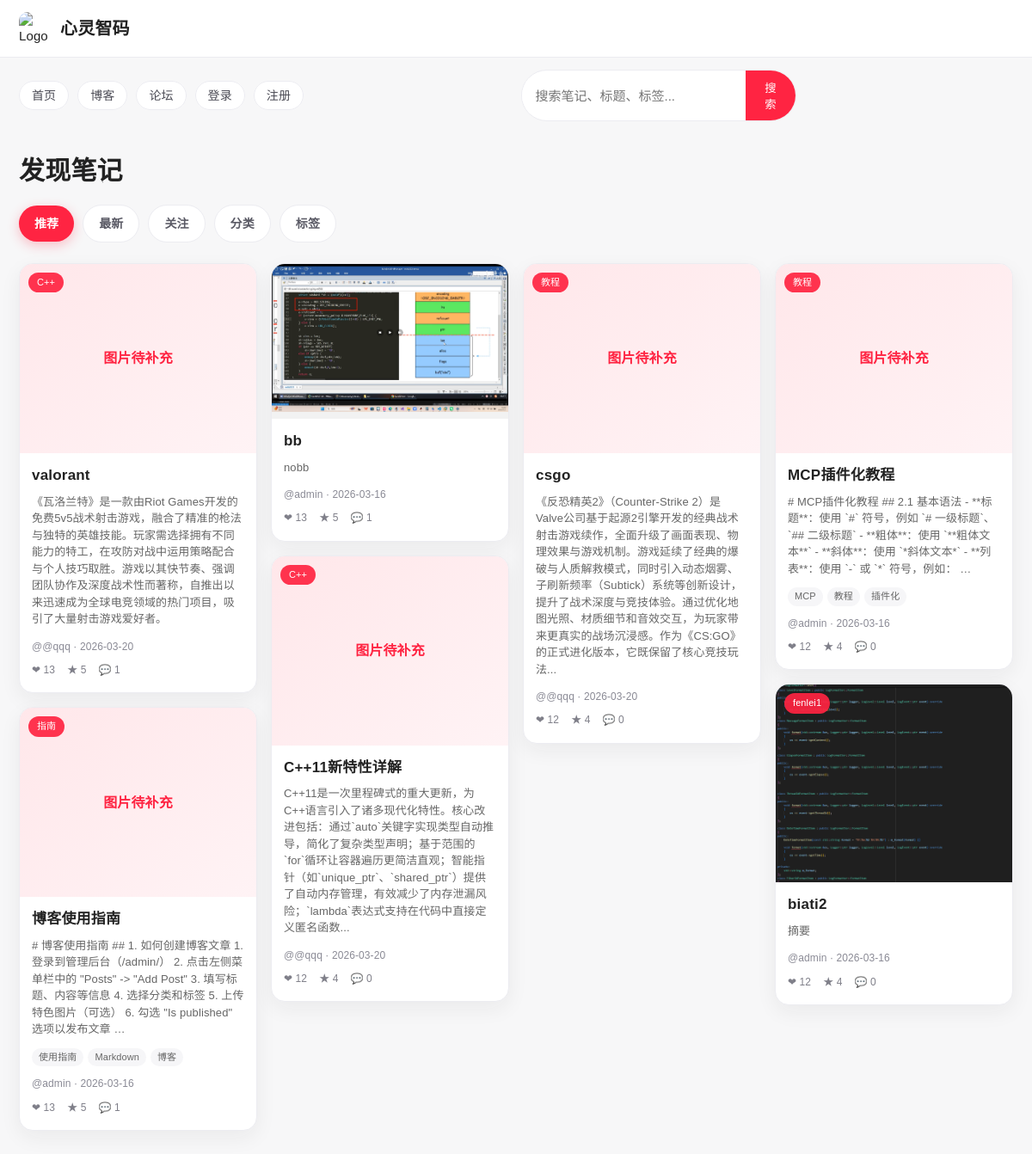
Screenshot of /blog/ with the database file from the repository.
### blog/models.py (models this page shows, shortened)
class Post(models.Model):
    title = models.CharField(max_length=200)
    slug = models.SlugField(max_length=200, unique=True)
    content = models.TextField()
    excerpt = models.TextField(blank=True)
    author = models.ForeignKey(User, on_delete=models.CASCADE, related_name='posts')
    category = models.ForeignKey(Category, on_delete=models.SET_NULL, null=True, related_name='posts')
    tags = models.ManyToManyField(Tag, related_name='posts')
    featured_image = models.ImageField(upload_to='blog_images/', blank=True, null=True)
    is_published = models.BooleanField(default=False)
    publish_date = models.DateTimeField(default=timezone.now)
    created_at = models.DateTimeField(auto_now_add=True)
    updated_at = models.DateTimeField(auto_now=True)

class Category(models.Model):
    name = models.CharField(max_length=100, unique=True)
    slug = models.SlugField(max_length=100, unique=True)
    description = models.TextField(blank=True)
    created_at = models.DateTimeField(auto_now_add=True)

class Tag(models.Model):
    name = models.CharField(max_length=50, unique=True)
    slug = models.SlugField(max_length=50, unique=True)
    created_at = models.DateTimeField(auto_now_add=True)

### accounts/models.py (models this page shows, shortened)
class CustomUser(AbstractUser):
    bio = models.TextField(blank=True, null=True)
    avatar = models.ImageField(upload_to='avatars/', blank=True, null=True)
    phone_number = models.CharField(max_length=20, blank=True, null=True)
    date_of_birth = models.DateField(blank=True, null=True)
    is_verified = models.BooleanField(default=False)
    verification_code = models.CharField(max_length=6, blank=True, null=True)
    created_at = models.DateTimeField(default=timezone.now)
    updated_at = models.DateTimeField(auto_now=True)

### blog/views.py (the view, shortened to what this page needs)
# urls.py: path('', PostListView.as_view(), name='post_list'),
class PostListView(ListView):
    model = Post
    template_name = 'blog/post_list.html'
    context_object_name = 'posts'
    paginate_by = 10
    def get_queryset(self):
        feed = self.request.GET.get('feed', 'recommend')
        queryset = Post.objects.filter(is_published=True).annotate(
            comment_count=Count(
                'comments',
                filter=Q(comments__is_approved=True, comments__parent__isnull=True),
                distinct=True
            )
        )
        if feed == 'latest':
            return queryset.order_by('-publish_date')
        return queryset.order_by('-comment_count', '-publish_date')
    def get_context_data(self, **kwargs):
        context = super().get_context_data(**kwargs)
        context['active_feed'] = self.request.GET.get('feed', 'recommend')
        return context

### blog/templates/blog/post_list.html (shortened to what this page needs)
{% extends 'base.html' %}
{% block content %}
    <div style="display: flex; justify-content: space-between; align-items: center; margin-bottom: 18px; flex-wrap: wrap; gap: 10px;">
        <h1 style="font-size: 30px;">发现笔记</h1>
    </div>
    <div style="margin-bottom: 24px; display: flex; gap: 10px; flex-wrap: wrap; align-items: center;">
        <a href="{% url 'post_list' %}?feed=recommend" class="btn {% if active_feed != 'recommend' %}btn-secondary{% endif %}">推荐</a>
        <a href="{% url 'post_list' %}?feed=latest" class="btn {% if active_feed != 'latest' %}btn-secondary{% endif %}">最新</a>
        <a href="{% url 'post_list' %}?feed=following" class="btn {% if active_feed != 'following' %}btn-secondary{% endif %}">关注</a>
        <a href="{% url 'category_list' %}" class="btn btn-secondary">分类</a>
        <a href="{% url 'tag_list' %}" class="btn btn-secondary">标签</a>
    </div>
    {% if posts %}
        <div style="column-count: 4; column-gap: 16px;">
            {% for post in posts %}
                <div class="card" style="break-inside: avoid; margin-bottom: 16px; border-radius: 16px; overflow: hidden; padding: 0;">
                    <div style="position: relative; min-height: 180px; overflow: hidden; background: #f2f2f2;">
                        {% if post.featured_image %}
                            <img src="{{ post.featured_image.url }}" alt="{{ post.title }}" style="width: 100%; height: 100%; object-fit: cover; display: block;">
                        {% else %}
                            <div style="width: 100%; height: 220px; background: linear-gradient(140deg, #ffe7ea 0%, #fff3f5 100%); display: flex; align-items: center; justify-content: center; color: #ff2442;">
                                <p style="font-size: 16px; font-weight: 600;">图片待补充</p>
                            </div>
                        {% endif %}
                        {% if post.category %}
                            <span style="position: absolute; top: 10px; left: 10px; background-color: rgba(255, 36, 66, 0.92); color: white; padding: 3px 10px; border-radius: 999px; font-size: 11px;">
                                <a href="{% url 'category_detail' post.category.slug %}" style="color: white; text-decoration: none;">{{ post.category.name }}</a>
                            </span>
                        {% endif %}
                    </div>
                    <div style="padding: 14px 14px 16px;">
                        <h2 style="margin-bottom: 8px; font-size: 17px; line-height: 1.45;">
                            <a href="{% url 'post_detail' post.slug %}" style="text-decoration: none; color: #222;">{{ post.title|truncatewords:14 }}</a>
                        </h2>
                        <p style="margin-bottom: 12px; color: #666; font-size: 13px; line-height: 1.5;">{{ post.excerpt|default:post.content|truncatewords:24 }}</p>
                        {% if post.tags.all %}
                            <div style="margin-bottom: 10px; display: flex; flex-wrap: wrap; gap: 5px;">
                                {% for tag in post.tags.all %}
                                    <span style="display: inline-block; background-color: #f6f6f8; color: #777; padding: 2px 8px; border-radius: 999px; font-size: 11px;">
                                        <a href="{% url 'tag_detail' tag.slug %}" style="color: #666; text-decoration: none;">{{ tag.name }}</a>
                                    </span>
                                {% endfor %}
                            </div>
                        {% endif %}
                        <p style="color: #8a8a95; font-size: 12px; margin-bottom: 8px;">@{{ post.author.username }} · {{ post.publish_date|date:"Y-m-d" }}</p>
                        <div style="display: flex; gap: 14px; align-items: center; color: #7f7f89; font-size: 12px;">
                            <span title="点赞">❤ {{ post.comment_count|add:12 }}</span>
                            <span title="收藏">★ {{ post.comment_count|add:4 }}</span>
                            <span title="评论">💬 {{ post.comment_count }}</span>
                        </div>
                    </div>
                </div>
            {% endfor %}
        </div>
    {% endif %}
{% endblock %}

### templates/base.html (shortened to what this page needs)
<!DOCTYPE html>
<html lang="zh-CN">
<head>
</head>
<body>
    <header>
        <div class="container header-content">
            <div class="logo">
                <img src="https://image.pollinations.ai/prompt/minimal%20red%20app%20logo?width=128&height=128&nologo=true" alt="Logo">
                <h1>心灵智码</h1>
            </div>
        </div>
    </header>
    <nav>
        <div class="container" style="display: flex; justify-content: space-between; align-items: center;">
            <ul class="nav-links">
                <li><a href="/">首页</a></li>
                <li><a href="/blog/">博客</a></li>
                <li><a href="/forum/">论坛</a></li>
                {% if user.is_authenticated %}
                    <li><a href="/messages/">消息中心</a></li>
                    <li><a href="/blog/my-posts/">我的博客</a></li>
                    <li><a href="/files/">文件管理</a></li>
                    <li><a href="/accounts/profile/">个人资料</a></li>
                    <li><a href="/accounts/users/">好友列表</a></li>
                    {% if user.is_superuser %}
                        <li><a href="/admin/">管理后台</a></li>
                    {% endif %}
                    <li><a href="/accounts/logout/">退出登录</a></li>
                {% else %}
                    <li><a href="/accounts/login/">登录</a></li>
                    <li><a href="/accounts/register/">注册</a></li>
                {% endif %}
            </ul>
            <form action="/blog/search/" method="get" class="search-form">
                <input type="text" name="q" placeholder="搜索笔记、标题、标签...">
                <button type="submit">
                    搜索
                </button>
            </form>
        </div>
    </nav>
    <div class="container">
        <main>
            {% block content %}
            {% endblock %}
        </main>
    </div>
</body>
</html>

### templates/base.html (style rules this page uses)
* { margin: 0; padding: 0; box-sizing: border-box; }
:root { --xhs-red: #ff2442; --xhs-red-deep: #e51f3c; --xhs-bg: #f7f7f8; --xhs-card: #ffffff; --xhs-text: #222; --xhs-subtext: #7a7a85; --xhs-border: #ececf1; --xhs-shadow: 0 8px 24px rgba(27, 27, 33, 0.06); }
body { font-family: "PingFang SC", "Microsoft YaHei", Arial, sans-serif; line-height: 1.6; font-size: 15px; letter-spacing: 0.1px; color: var(--xhs-text); background: var(--xhs-bg); }
.container { max-width: 1240px; margin: 0 auto; padding: 0 22px; }
header { background: var(--xhs-card); border-bottom: 1px solid var(--xhs-border); padding: 14px 0; position: sticky; top: 0; z-index: 20; backdrop-filter: saturate(180%) blur(8px); }
.header-content { display: flex; justify-content: space-between; align-items: center; }
.logo { display: flex; align-items: center; gap: 10px; }
.logo img { width: 38px; height: 38px; border-radius: 10px; }
.logo h1 { font-size: 20px; font-weight: 700; color: var(--xhs-text); }
nav { background: transparent; padding: 14px 0 18px; margin-bottom: 20px; }
.nav-links { display: flex; flex-wrap: wrap; gap: 10px; list-style: none; align-items: center; }
.nav-links a { color: #4a4a54; text-decoration: none; font-weight: 500; font-size: 14px; transition: all 0.3s ease; padding: 8px 14px; border-radius: 999px; background: #fff; border: 1px solid var(--xhs-border); }
main { background-color: transparent; border-radius: 16px; padding: 0; margin-bottom: 56px; }
h1, h2, h3, h4 { line-height: 1.35; letter-spacing: 0.2px; }
p { line-height: 1.7; }
.card { background: var(--xhs-card); border-radius: 14px; padding: 22px; box-shadow: var(--xhs-shadow); margin-bottom: 25px; transition: all 0.3s ease; border: 1px solid var(--xhs-border); }
.btn { display: inline-block; padding: 10px 18px; background: var(--xhs-red); color: white; border: none; border-radius: 999px; cursor: pointer; font-size: 14px; font-weight: 600; transition: all 0.3s ease; text-decoration: none; box-shadow: 0 4px 14px rgba(255, 36, 66, 0.28); }
.btn-secondary { background: #fff; color: #5a5a65; border: 1px solid var(--xhs-border); box-shadow: none; }
form { max-width: 600px; margin: 0 auto; }
form input, form textarea, form select { width: 100%; padding: 12px 16px; border: 1px solid var(--xhs-border); border-radius: 12px; font-size: 15px; transition: all 0.3s ease; background-color: #fff; }
.search-form { display: flex; align-items: center; width: 320px; max-width: 100%; background: #fff; border: 1px solid var(--xhs-border); border-radius: 999px; overflow: hidden; }
.search-form input { border: none; border-radius: 0; background: #fff; }
.search-form button { border: none; background: var(--xhs-red); color: #fff; padding: 10px 18px; cursor: pointer; }

### rows the page displays
Post: featured_image "图片待补充", category.name "C++", title "valorant", excerpt "《瓦洛兰特》是一款由Riot Games开发的免费5v5战术射击游戏，融合了精准的枪法与独特的英雄技能。玩家需选择拥有不同能力的特工，在攻防对战中运用策略配合与个人技巧取胜。游戏以其快节奏、强调团队协作及深度战术性而著称，自推出以来迅速成为全球电竞领域的热门项目，吸引了大量射击游戏爱好者。", author.username "@qqq", publish_date "2026-03-20", comment_count|add "13", comment_count|add "5", comment_count "1"
Post: featured_image "图片待补充", category.name "指南", title "博客使用指南", excerpt "# 博客使用指南 ## 1. 如何创建博客文章 1. 登录到管理后台（/admin/） 2. 点击左侧菜单栏中的 \"Posts\" -> \"Add Post\" 3. 填写标题、内容等信息 4. 选择分类和标签 5. 上传特色图片（可选） 6. 勾选 \"Is published\" 选项以发布文章 …", author.username "admin", publish_date "2026-03-16", comment_count|add "13", comment_count|add "5", comment_count "1"
Tag: name "使用指南"
Tag: name "Markdown"
Tag: name "博客"
Post: featured_image (picture), title "bb", excerpt "nobb", author.username "admin", publish_date "2026-03-16", comment_count|add "13", comment_count|add "5", comment_count "1"
Post: featured_image "图片待补充", category.name "C++", title "C++11新特性详解", excerpt "C++11是一次里程碑式的重大更新，为C++语言引入了诸多现代化特性。核心改进包括：通过`auto`关键字实现类型自动推导，简化了复杂类型声明；基于范围的`for`循环让容器遍历更简洁直观；智能指针（如`unique_ptr`、`shared_ptr`）提供了自动内存管理，有效减少了内存泄漏风险；`lambda`表达式支持在代码中直接定义匿名函数...", author.username "@qqq", publish_date "2026-03-20", comment_count|add "12", comment_count|add "4", comment_count "0"
Post: featured_image "图片待补充", category.name "教程", title "csgo", excerpt "《反恐精英2》（Counter-Strike 2）是Valve公司基于起源2引擎开发的经典战术射击游戏续作，全面升级了画面表现、物理效果与游戏机制。游戏延续了经典的爆破与人质解救模式，同时引入动态烟雾、子刷新频率（Subtick）系统等创新设计，提升了战术深度与竞技体验。通过优化地图光照、材质细节和音效交互，为玩家带来更真实的战场沉浸感。作为《CS:GO》的正式进化版本，它既保留了核心竞技玩法...", author.username "@qqq", publish_date "2026-03-20", comment_count|add "12", comment_count|add "4", comment_count "0"
Post: featured_image "图片待补充", category.name "教程", title "MCP插件化教程", excerpt "# MCP插件化教程 ## 2.1 基本语法 - **标题**：使用 `#` 符号，例如 `# 一级标题`、`## 二级标题` - **粗体**：使用 `**粗体文本**` - **斜体**：使用 `*斜体文本*` - **列表**：使用 `-` 或 `*` 符号，例如： …", author.username "admin", publish_date "2026-03-16", comment_count|add "12", comment_count|add "4", comment_count "0"
Tag: name "MCP"
Tag: name "教程"
Tag: name "插件化"
Post: featured_image (picture), category.name "fenlei1", title "biati2", excerpt "摘要", author.username "admin", publish_date "2026-03-16", comment_count|add "12", comment_count|add "4", comment_count "0"
